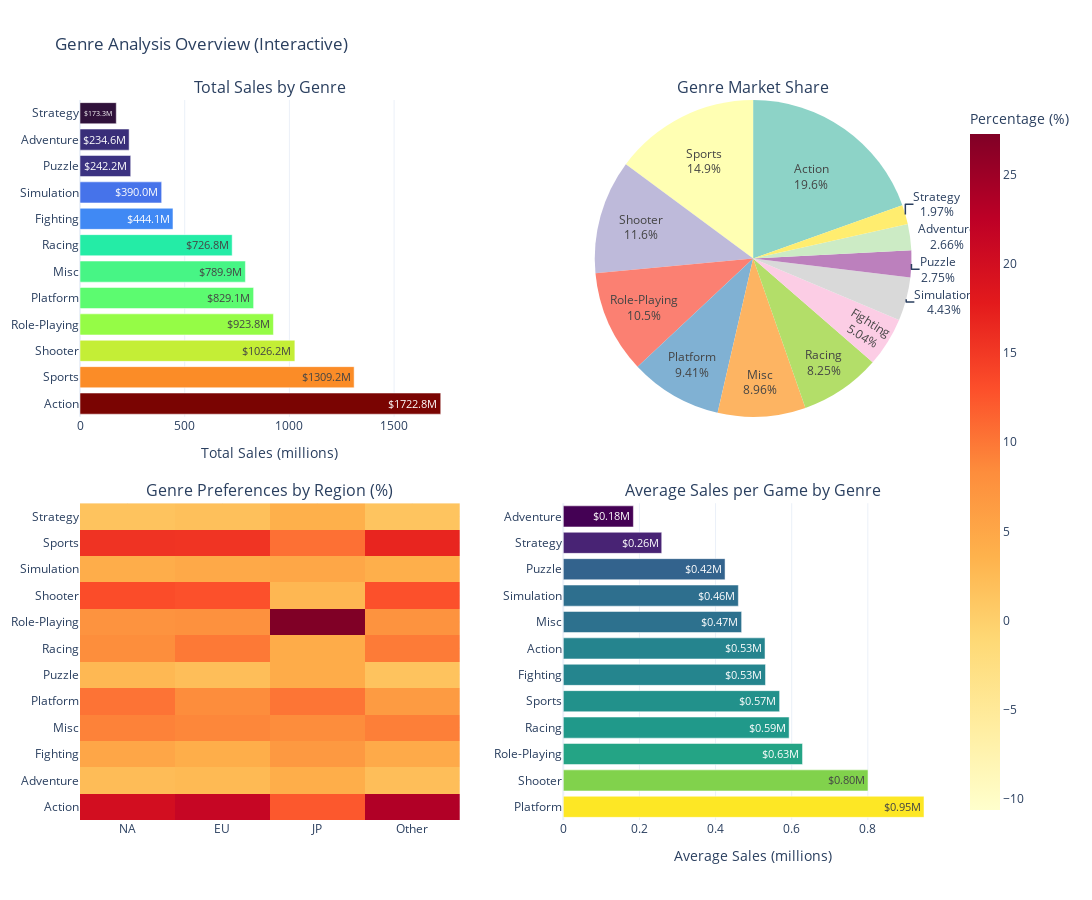

The notebook cell saved with this chart:
### Markdown cell above
### Most Selling Genre

### Code cell
genre_sales = df.groupby('Genre')['Global_Sales'].sum().sort_values(ascending=False)
genre_regional = df.groupby('Genre')[['NA_Sales', 'EU_Sales', 'JP_Sales', 'Other_Sales']].sum()

from plotly.subplots import make_subplots
import plotly.graph_objects as go
import plotly.express as px

# Prepare data
avg_sales_genre = df.groupby('Genre')['Global_Sales'].mean().sort_values(ascending=False)

# Build a 2x2 Plotly subplot: (Total sales bar | Genre pie) / (Regional heatmap | Avg sales per game bar)
fig3 = make_subplots(
    rows=2, cols=2,
    specs=[[{"type": "bar"}, {"type": "pie"}], [{"type": "heatmap"}, {"type": "bar"}]],
    subplot_titles=(
        'Total Sales by Genre',
        'Genre Market Share',
        'Genre Preferences by Region (%)',
        'Average Sales per Game by Genre'
    ),
    horizontal_spacing=0.12,
    vertical_spacing=0.12
)

# Total sales by genre (horizontal bar)
sales_bar = go.Bar(
    x=genre_sales.values,
    y=genre_sales.index,
    orientation='h',
    marker=dict(color=genre_sales.values, colorscale='Turbo'),
    text=[f'${v:.1f}M' for v in genre_sales.values],
    textposition='inside',
    hovertemplate='<b>%{y}</b><br>Sales: $%{x:.2f}M<extra></extra>'
)
fig3.add_trace(sales_bar, row=1, col=1)

# Genre market share (pie)
pie = go.Pie(
    labels=genre_sales.index,
    values=genre_sales.values,
    textinfo='percent+label',
    hovertemplate='%{label}: %{value:.2f}M (%{percent})<extra></extra>',
    marker=dict(colors=px.colors.qualitative.Set3)
)
fig3.add_trace(pie, row=1, col=2)

# Regional preferences heatmap (convert to percent)
genre_regional_norm = genre_regional.div(genre_regional.sum(axis=0), axis=1) * 100
heat = go.Heatmap(
    z=genre_regional_norm.values,
    x=['NA', 'EU', 'JP', 'Other'],
    y=genre_regional_norm.index,
    colorscale='YlOrRd',
    colorbar=dict(title='Percentage (%)'),
    zmid=genre_regional_norm.values.mean()
)
fig3.add_trace(heat, row=2, col=1)

# Average sales per game by genre (horizontal bar)
avg_bar = go.Bar(
    x=avg_sales_genre.values,
    y=avg_sales_genre.index,
    orientation='h',
    marker=dict(color=avg_sales_genre.values, colorscale='Viridis'),
    text=[f'${v:.2f}M' for v in avg_sales_genre.values],
    textposition='inside',
    hovertemplate='<b>%{y}</b><br>Avg Sales: $%{x:.2f}M<extra></extra>'
)
fig3.add_trace(avg_bar, row=2, col=2)

fig3.update_layout(
    height=900,
    width=1100,
    template='plotly_white',
    showlegend=False,
    title_text='Genre Analysis Overview (Interactive)'
)

# Adjust axes for horizontal bars so labels are readable
fig3.update_xaxes(title_text='Total Sales (millions)', row=1, col=1)
fig3.update_xaxes(title_text='Average Sales (millions)', row=2, col=2)
fig3.update_yaxes(automargin=True)

fig3.show()

### Figure 1 — Plotly figure (JSON) as saved in the notebook; plotly's stock layout.template omitted (floating-point values rounded to 4 significant figures)
{"data": [{"hovertemplate": "<b>%{y}</b><br>Sales: $%{x:.2f}M<extra></extra>", "marker": {"color": [1723.0, 1309.0, 1026.0, 923.8, 829.1, 789.9, 726.8, 444.1, 390.0, 242.2, 234.6, 173.3], "colorscale": [[0, "#30123b"], [0.07143, "#4145ab"], [0.1429, "#4675ed"], [0.2143, "#39a2fc"], [0.2857, "#1bcfd4"], [0.3571, "#24eca6"], [0.4286, "#61fc6c"], [0.5, "#a4fc3b"], [0.5714, "#d1e834"], [0.6429, "#f3c63a"], [0.7143, "#fe9b2d"], [0.7857, "#f36315"], [0.8571, "#d93806"], [0.9286, "#b11901"], [1, "#7a0402"]]}, "orientation": "h", "text": ["$1722.8M", "$1309.2M", "$1026.2M", "$923.8M", "$829.1M", "$789.9M", "$726.8M", "$444.1M", "$390.0M", "$242.2M", "$234.6M", "$173.3M"], "textposition": "inside", "type": "bar", "x": [1723.0, 1309.0, 1026.0, 923.8, 829.1, 789.9, 726.8, 444.1, 390.0, 242.2, 234.6, 173.3], "xaxis": "x", "y": ["Action", "Sports", "Shooter", "Role-Playing", "Platform", "Misc", "Racing", "Fighting", "Simulation", "Puzzle", "Adventure", "Strategy"], "yaxis": "y"}, {"domain": {"x": [0.56, 1], "y": [0.56, 1]}, "hovertemplate": "%{label}: %{value:.2f}M (%{percent})<extra></extra>", "labels": ["Action", "Sports", "Shooter", "Role-Playing", "Platform", "Misc", "Racing", "Fighting", "Simulation", "Puzzle", "Adventure", "Strategy"], "marker": {"colors": ["rgb(141,211,199)", "rgb(255,255,179)", "rgb(190,186,218)", "rgb(251,128,114)", "rgb(128,177,211)", "rgb(253,180,98)", "rgb(179,222,105)", "rgb(252,205,229)", "rgb(217,217,217)", "rgb(188,128,189)", "rgb(204,235,197)", "rgb(255,237,111)"]}, "textinfo": "percent+label", "type": "pie", "values": [1723.0, 1309.0, 1026.0, 923.8, 829.1, 789.9, 726.8, 444.1, 390.0, 242.2, 234.6, 173.3]}, {"colorbar": {"title": {"text": "Percentage (%)"}}, "colorscale": [[0, "rgb(255,255,204)"], [0.125, "rgb(255,237,160)"], [0.25, "rgb(254,217,118)"], [0.375, "rgb(254,178,76)"], [0.5, "rgb(253,141,60)"], [0.625, "rgb(252,78,42)"], [0.75, "rgb(227,26,28)"], [0.875, "rgb(189,0,38)"], [1, "rgb(128,0,38)"]], "type": "heatmap", "x": ["NA", "EU", "JP", "Other"], "xaxis": "x2", "y": ["Action", "Adventure", "Fighting", "Misc", "Platform", "Puzzle", "Racing", "Role-Playing", "Shooter", "Simulation", "Sports", "Strategy"], "yaxis": "y2", "z": [[19.91, 21.46, 12.35, 23.44], [2.355, 2.648, 4.048, 2.117], [5.101, 4.155, 6.786, 4.587], [9.172, 8.799, 8.306, 9.37], [10.31, 8.337, 10.17, 6.529], [2.819, 2.099, 4.413, 1.581], [8.248, 9.819, 4.408, 9.72], [7.545, 7.794, 27.28, 7.527], [13.29, 12.9, 2.973, 12.92], [4.2, 4.696, 4.948, 3.975], [15.48, 15.43, 10.49, 16.81], [1.567, 1.863, 3.823, 1.423]], "zmid": 8.333}, {"hovertemplate": "<b>%{y}</b><br>Avg Sales: $%{x:.2f}M<extra></extra>", "marker": {"color": [0.9476, 0.8005, 0.6285, 0.5933, 0.5682, 0.5312, 0.5299, 0.4685, 0.4599, 0.4249, 0.2586, 0.1841], "colorscale": [[0, "#440154"], [0.1111, "#482878"], [0.2222, "#3e4989"], [0.3333, "#31688e"], [0.4444, "#26828e"], [0.5556, "#1f9e89"], [0.6667, "#35b779"], [0.7778, "#6ece58"], [0.8889, "#b5de2b"], [1, "#fde725"]]}, "orientation": "h", "text": ["$0.95M", "$0.80M", "$0.63M", "$0.59M", "$0.57M", "$0.53M", "$0.53M", "$0.47M", "$0.46M", "$0.42M", "$0.26M", "$0.18M"], "textposition": "inside", "type": "bar", "x": [0.9476, 0.8005, 0.6285, 0.5933, 0.5682, 0.5312, 0.5299, 0.4685, 0.4599, 0.4249, 0.2586, 0.1841], "xaxis": "x3", "y": ["Platform", "Shooter", "Role-Playing", "Racing", "Sports", "Fighting", "Action", "Misc", "Simulation", "Puzzle", "Strategy", "Adventure"], "yaxis": "y3"}], "layout": {"annotations": [{"font": {"size": 16}, "showarrow": false, "text": "Total Sales by Genre", "x": 0.22, "xanchor": "center", "xref": "paper", "y": 1, "yanchor": "bottom", "yref": "paper"}, {"font": {"size": 16}, "showarrow": false, "text": "Genre Market Share", "x": 0.78, "xanchor": "center", "xref": "paper", "y": 1, "yanchor": "bottom", "yref": "paper"}, {"font": {"size": 16}, "showarrow": false, "text": "Genre Preferences by Region (%)", "x": 0.22, "xanchor": "center", "xref": "paper", "y": 0.44, "yanchor": "bottom", "yref": "paper"}, {"font": {"size": 16}, "showarrow": false, "text": "Average Sales per Game by Genre", "x": 0.78, "xanchor": "center", "xref": "paper", "y": 0.44, "yanchor": "bottom", "yref": "paper"}], "height": 900, "showlegend": false, "title": {"text": "Genre Analysis Overview (Interactive)"}, "width": 1100, "xaxis": {"anchor": "y", "domain": [0, 0.44], "title": {"text": "Total Sales (millions)"}}, "xaxis2": {"anchor": "y2", "domain": [0, 0.44]}, "xaxis3": {"anchor": "y3", "domain": [0.56, 1], "title": {"text": "Average Sales (millions)"}}, "yaxis": {"anchor": "x", "automargin": true, "domain": [0.56, 1]}, "yaxis2": {"anchor": "x2", "automargin": true, "domain": [0, 0.44]}, "yaxis3": {"anchor": "x3", "automargin": true, "domain": [0, 0.44]}}}
